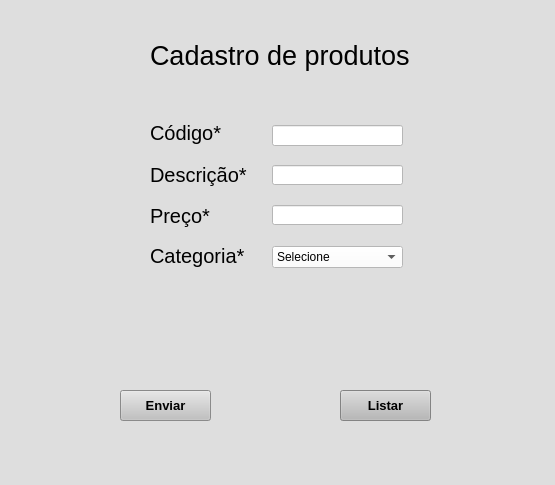
<?xml version="1.0" encoding="UTF-8"?>
<ui version="4.0">
 <class>MainWindow</class>
 <widget class="QMainWindow" name="MainWindow">
  <property name="geometry">
   <rect>
    <x>0</x>
    <y>0</y>
    <width>555</width>
    <height>485</height>
   </rect>
  </property>
  <property name="font">
   <font>
    <weight>75</weight>
    <bold>true</bold>
   </font>
  </property>
  <property name="windowTitle">
   <string>MainWindow</string>
  </property>
  <property name="styleSheet">
   <string notr="true">background-color: rgb(255, 255, 127);
background-color: rgb(222, 222, 222);</string>
  </property>
  <widget class="QWidget" name="centralwidget">
   <widget class="QLabel" name="label">
    <property name="geometry">
     <rect>
      <x>150</x>
      <y>40</y>
      <width>261</width>
      <height>31</height>
     </rect>
    </property>
    <property name="font">
     <font>
      <pointsize>20</pointsize>
     </font>
    </property>
    <property name="text">
     <string>Cadastro de produtos</string>
    </property>
   </widget>
   <widget class="QLabel" name="label_2">
    <property name="geometry">
     <rect>
      <x>150</x>
      <y>117</y>
      <width>71</width>
      <height>31</height>
     </rect>
    </property>
    <property name="font">
     <font>
      <pointsize>15</pointsize>
     </font>
    </property>
    <property name="text">
     <string>Código*</string>
    </property>
   </widget>
   <widget class="QLabel" name="label_3">
    <property name="geometry">
     <rect>
      <x>150</x>
      <y>159</y>
      <width>101</width>
      <height>31</height>
     </rect>
    </property>
    <property name="font">
     <font>
      <pointsize>15</pointsize>
     </font>
    </property>
    <property name="text">
     <string>Descrição*</string>
    </property>
   </widget>
   <widget class="QLabel" name="label_4">
    <property name="geometry">
     <rect>
      <x>150</x>
      <y>201</y>
      <width>71</width>
      <height>30</height>
     </rect>
    </property>
    <property name="font">
     <font>
      <pointsize>15</pointsize>
     </font>
    </property>
    <property name="text">
     <string>Preço*</string>
    </property>
   </widget>
   <widget class="QLineEdit" name="lineEdit">
    <property name="geometry">
     <rect>
      <x>272</x>
      <y>125</y>
      <width>131</width>
      <height>21</height>
     </rect>
    </property>
    <property name="styleSheet">
     <string notr="true">background-color: rgb(255, 255, 255);</string>
    </property>
   </widget>
   <widget class="QLineEdit" name="lineEdit_2">
    <property name="geometry">
     <rect>
      <x>272</x>
      <y>165</y>
      <width>131</width>
      <height>20</height>
     </rect>
    </property>
    <property name="styleSheet">
     <string notr="true">background-color: rgb(255, 255, 255);</string>
    </property>
   </widget>
   <widget class="QLineEdit" name="lineEdit_3">
    <property name="geometry">
     <rect>
      <x>272</x>
      <y>205</y>
      <width>131</width>
      <height>20</height>
     </rect>
    </property>
    <property name="styleSheet">
     <string notr="true">background-color: rgb(255, 255, 255);</string>
    </property>
   </widget>
   <widget class="QPushButton" name="pushButton">
    <property name="geometry">
     <rect>
      <x>120</x>
      <y>390</y>
      <width>91</width>
      <height>31</height>
     </rect>
    </property>
    <property name="font">
     <font>
      <pointsize>10</pointsize>
      <weight>75</weight>
      <bold>true</bold>
     </font>
    </property>
    <property name="styleSheet">
     <string notr="true">background-color: rgb(193, 193, 193);</string>
    </property>
    <property name="text">
     <string>Enviar</string>
    </property>
   </widget>
   <widget class="QPushButton" name="pushButton_2">
    <property name="geometry">
     <rect>
      <x>340</x>
      <y>390</y>
      <width>91</width>
      <height>31</height>
     </rect>
    </property>
    <property name="font">
     <font>
      <pointsize>10</pointsize>
      <weight>75</weight>
      <bold>true</bold>
     </font>
    </property>
    <property name="styleSheet">
     <string notr="true">background-color: rgb(184, 184, 184);</string>
    </property>
    <property name="text">
     <string>Listar</string>
    </property>
   </widget>
   <widget class="QComboBox" name="cbCategoria">
    <property name="geometry">
     <rect>
      <x>272</x>
      <y>246</y>
      <width>131</width>
      <height>22</height>
     </rect>
    </property>
    <property name="styleSheet">
     <string notr="true">background-color: rgb(255, 255, 255);</string>
    </property>
    <item>
     <property name="text">
      <string>Selecione</string>
     </property>
    </item>
    <item>
     <property name="text">
      <string>Informática</string>
     </property>
    </item>
    <item>
     <property name="text">
      <string>Alimentos</string>
     </property>
    </item>
    <item>
     <property name="text">
      <string>Eletrônicos</string>
     </property>
    </item>
   </widget>
   <widget class="QLabel" name="label_6">
    <property name="geometry">
     <rect>
      <x>150</x>
      <y>240</y>
      <width>111</width>
      <height>31</height>
     </rect>
    </property>
    <property name="font">
     <font>
      <pointsize>15</pointsize>
     </font>
    </property>
    <property name="text">
     <string>Categoria*</string>
    </property>
   </widget>
  </widget>
  <widget class="QMenuBar" name="menubar">
   <property name="geometry">
    <rect>
     <x>0</x>
     <y>0</y>
     <width>555</width>
     <height>21</height>
    </rect>
   </property>
  </widget>
  <widget class="QStatusBar" name="statusbar"/>
 </widget>
 <resources/>
 <connections/>
</ui>
